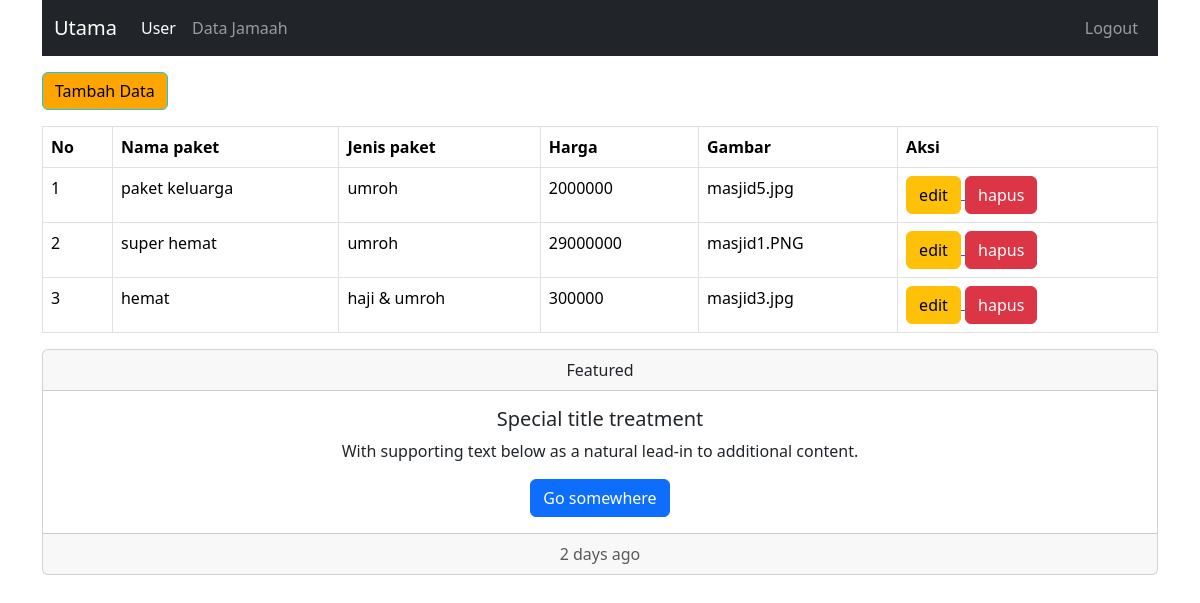
Page /utama.php on the committed database.
### tables this page shows
CREATE TABLE IF NOT EXISTS `tour` (
`id` int(11) NOT NULL,
  `nama_paket` varchar(50) NOT NULL,
  `jenis_paket` varchar(50) NOT NULL,
  `harga` int(30) NOT NULL,
  `gambar` varchar(255) NOT NULL
);

### utama.php (the view, shortened to what this page needs)
<!doctype html>
<html>
<head>
    <link rel="stylesheet" href="bootstrap/css/bootstrap.min.css">
</head>
<body>
    <div class="container">
    <?php include 'navbar.php'; ?>
        <a style="background-color: orange;"href="tambah.php" class="btn btn-info mt-3">Tambah Data</a>
        <table class="table table-bordered mt-3">
            <thead>
                <tr>
                    <th>No</th>
                    <th>Nama paket</th>
                    <th>Jenis paket</th>
                    <th>Harga</th>
                    <th>Gambar</th>
                    <th>Aksi</th>
                </tr>
            </thead>
            <tbody>
                <?php
                require 'setting.php';
                $query = "SELECT * FROM tour";
                $sql = mysqli_query($koneksi, $query);
                $no = 1;
                while ($data = mysqli_fetch_object($sql)) {
                ?>
                    <tr>
                        <td> <?php echo $no++; ?></td>
                        <td> <?php echo $data->nama_paket; ?> </td>
                        <td> <?php echo $data->jenis_paket; ?> </td>
                        <td> <?php echo $data->harga; ?> </td>
                        <td> <?php echo $data->gambar; ?> </td>
                        <td>
                            <a href="edit.php?id=<?= $data->id; ?>">
                                <input type="submit" value="edit" class="btn btn-warning">
                            </a>
                            <a href="hapus.php?id=<?= $data->id ?>">
                                <input type="submit" value="hapus" onclick="confirm('yakin hapus data?')" class="btn btn-danger">
                            </a>
                        <?php
                    }
                        ?>
                        </td>
                    </tr>
            </tbody>
        </table>
        <?php include 'footer.php' ?>
    </div>
</body>
</html>

### navbar.php (shortened to what this page needs)
<nav class="navbar navbar-expand-lg navbar-dark bg-dark">
    <div class="container-fluid">
        <a class="navbar-brand" href="index.php">Utama</a>
        <div class="collapse navbar-collapse" id="navbarSupportedContent">
            <ul class="navbar-nav me-auto mb-2 mb-lg-0">
                <li class="nav-item">
                    <a class="nav-link active" aria-current="page" href="login.php">User</a>
                </li>
                <li class="nav-item">
                    <a class="nav-link" href="utama.php">Data Jamaah</a>
                </li>
            </ul>
            <form class="d-flex">
                <ul class="navbar-nav me-auto mb-2 mb-lg-0">
                <li class="nav-item">
                    <a class="nav-link" href="login.php">Logout</a>
                </li>
            </ul>
            </form>
        </div>
    </div>
</nav>

### footer.php (shortened to what this page needs)
<footer>
    <div class="card text-center">
        <div class="card-header">
            Featured
        </div>
        <div class="card-body">
            <h5 class="card-title">Special title treatment</h5>
            <p class="card-text">With supporting text below as a natural lead-in to additional content.</p>
            <a href="#" class="btn btn-primary">Go somewhere</a>
        </div>
        <div class="card-footer text-muted">
            2 days ago
        </div>
    </div>
</footer>

### rows in the picture
tour: nama_paket "paket keluarga", jenis_paket "umroh", harga "2000000", gambar "masjid5.jpg"
tour: nama_paket "super hemat", jenis_paket "umroh", harga "29000000", gambar "masjid1.PNG"
tour: nama_paket "hemat", jenis_paket "haji & umroh", harga "300000", gambar "masjid3.jpg"
